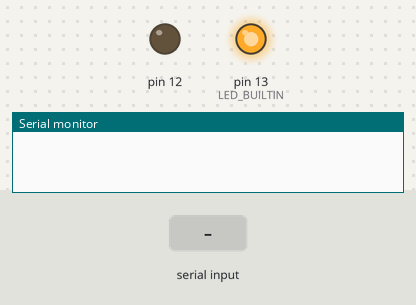
The sketch below on a simulated Arduino Uno, built with avr-gcc and run on an emulated ATmega328P. Parts: output pins drawn as LEDs (lit = HIGH), the last lines printed to the serial monitor. The test bench sets the inputs (shaded band).

Above: at 1.2 s.
1.3 s: "c" received over Serial
At 2.8 s:
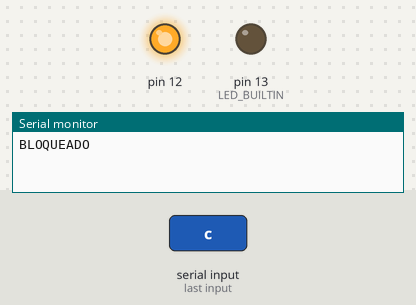
3.5 s: "p" received over Serial
At 4.6 s:
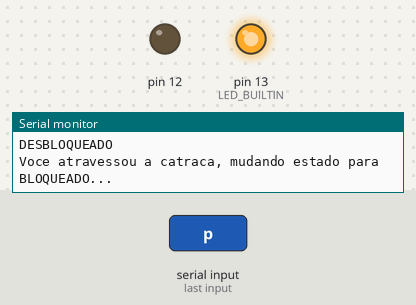
Timing chart, 0 to 6.5 s (numbered marks = the images above; inputs shaded):
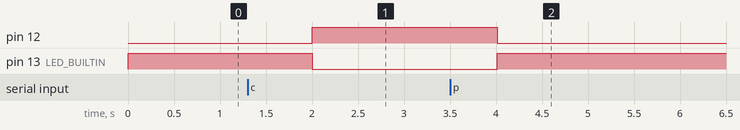

The sketch:

Catraca.ino
```cpp
// Variáveis
String situacao = "BLOQUEADO";
volatile char input = '!';

void setup()
{
  pinMode(LED_BUILTIN, OUTPUT);
  Serial.begin(9600); // Iniciar a comunicação serial
  pinMode(13, OUTPUT);
  pinMode(12, OUTPUT);
  digitalWrite(13, HIGH);
  digitalWrite(12, LOW);
}

void loop()
{

  // 'p' significa pass (atravessar a catraca)
  // 'c' significa coin (inserir uma moeda)
  input = Serial.read();
  if( input != 'c' || input != 'p'){
    if(input == 'c' && situacao.compareTo("BLOQUEADO") == 0){
      situacao = "DESBLOQUEADO";
      digitalWrite(13, LOW);
      digitalWrite(12, HIGH);
    }
    else if(input == 'p' && situacao.compareTo("BLOQUEADO") == 0){
      Serial.println("Alarme!!! Voce precisa colocar uma moeda!!!");
    }
    else if(input == 'c' && situacao.compareTo("DESBLOQUEADO") == 0){
      Serial.println("Obrigado pela moeda");
    }
    else if(input == 'p' && situacao.compareTo("DESBLOQUEADO") == 0){
      situacao = "BLOQUEADO";
      Serial.println("Voce atravessou a catraca, mudando estado para BLOQUEADO...");
      digitalWrite(13, HIGH);
	  digitalWrite(12, LOW);
    }
    input = '!';
  }
  else{ // nao foi lido nada pelo input
    //Serial.println("nao foi lido nada!");
  }

  delay(2000); // Aguardar 1000 milissegundos
  Serial.println(situacao);
}
```

Measured:
- after the input at 1.3 s, pin 12: LOW → HIGH after 0.70 s; pin 13 (LED_BUILTIN): HIGH → LOW after 0.70 s
- after the input at 3.5 s, pin 12: HIGH → LOW after 0.51 s; pin 13 (LED_BUILTIN): LOW → HIGH after 0.51 s
